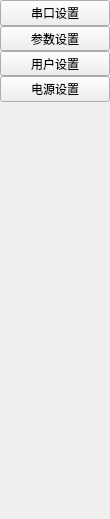
        <widget class="QWidget" name="widgetLeftConfig" native="true">
         <property name="maximumSize">
          <size>
           <width>110</width>
           <height>16777215</height>
          </size>
         </property>
         <layout class="QVBoxLayout" name="verticalLayout_3">
          <property name="spacing">
           <number>0</number>
          </property>
          <property name="leftMargin">
           <number>0</number>
          </property>
          <property name="topMargin">
           <number>0</number>
          </property>
          <property name="rightMargin">
           <number>0</number>
          </property>
          <property name="bottomMargin">
           <number>0</number>
          </property>
          <item>
           <widget class="QPushButton" name="ConnectionConfigBtn">
            <property name="text">
             <string>串口设置</string>
            </property>
           </widget>
          </item>
          <item>
           <widget class="QToolButton" name="ParameterConfigBtn">
            <property name="sizePolicy">
             <sizepolicy hsizetype="Expanding" vsizetype="Fixed">
              <horstretch>0</horstretch>
              <verstretch>0</verstretch>
             </sizepolicy>
            </property>
            <property name="text">
             <string>参数设置</string>
            </property>
           </widget>
          </item>
          <item>
           <widget class="QToolButton" name="UserConfigBtn">
            <property name="sizePolicy">
             <sizepolicy hsizetype="Expanding" vsizetype="Fixed">
              <horstretch>0</horstretch>
              <verstretch>0</verstretch>
             </sizepolicy>
            </property>
            <property name="text">
             <string>用户设置</string>
            </property>
           </widget>
          </item>
          <item>
           <widget class="QPushButton" name="PowerConfigBtn">
            <property name="text">
             <string>电源设置</string>
            </property>
           </widget>
          </item>
          <item>
           <spacer name="verticalSpacer_3">
            <property name="orientation">
             <enum>Qt::Vertical</enum>
            </property>
            <property name="sizeHint" stdset="0">
             <size>
              <width>20</width>
              <height>417</height>
             </size>
            </property>
           </spacer>
          </item>
         </layout>
        </widget>
